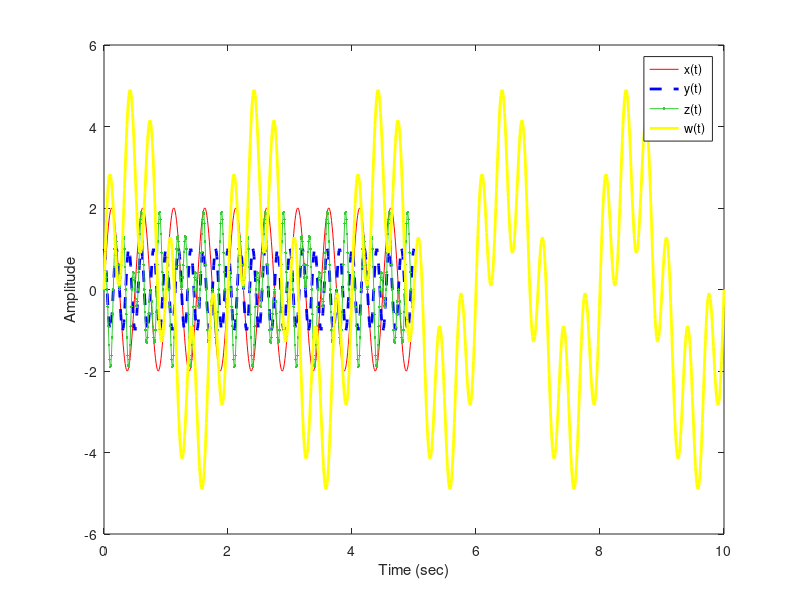

Write the MATLAB code that produced this figure.
%
% Author: Tiago Mendes;
% University of Aveiro - September 2019 
%
  
clear all;
close all;
clc;

ta = 0.01; % tempo (ou periodo) de amostragem (sec)

% a) e b)
t = [0:ta:5]';
x = 2 * sin(4*pi*t);    % x(t) signal
y = cos(10*pi*t);       % y(t) signal
t_z = t;
z = x.*y;               % z(t) signal
t_w = [0:ta:10]';
w = 3*sin(pi*t_w) + 2*sin(6*pi*t_w); % w(t) signal 

figure(31);
plot(t,x,'-r');
hold on; 
plot(t,y,'--b', 'LineWidth', 2);
plot(t_z,z,'.-','Color',[0.2 0.8 0.2]);
plot(t_w,w,'-y','LineWidth',2);
hold off;
xlabel('Time (sec)');
ylabel('Amplitude');
legend('x(t)','y(t)','z(t)', 'w(t)');